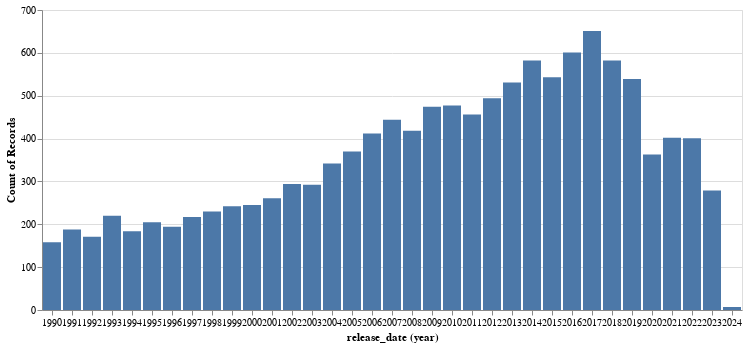

The notebook cell saved with this chart:
### Code cell
alt.Chart(movies_df).mark_bar().encode(
    x='year(release_date):O',
    y='count()',
    tooltip='count()',
).interactive()

### Figure 1 — Vega specification as saved in the notebook (floating-point values rounded to 4 significant figures)
{"$schema": "https://vega.github.io/schema/vega/v5.json", "data": [{"name": "param_1_store"}, {"name": "source_0", "values": [{"__count": 7, "year_release_date": "2024-01-01T00:00:00.000"}, {"__count": 279, "year_release_date": "2023-01-01T00:00:00.000"}, {"__count": 401, "year_release_date": "2022-01-01T00:00:00.000"}, {"__count": 402, "year_release_date": "2021-01-01T00:00:00.000"}, {"__count": 363, "year_release_date": "2020-01-01T00:00:00.000"}, {"__count": 539, "year_release_date": "2019-01-01T00:00:00.000"}, {"__count": 582, "year_release_date": "2018-01-01T00:00:00.000"}, {"__count": 651, "year_release_date": "2017-01-01T00:00:00.000"}, {"__count": 601, "year_release_date": "2016-01-01T00:00:00.000"}, {"__count": 543, "year_release_date": "2015-01-01T00:00:00.000"}, {"__count": 582, "year_release_date": "2014-01-01T00:00:00.000"}, {"__count": 531, "year_release_date": "2013-01-01T00:00:00.000"}, {"__count": 494, "year_release_date": "2012-01-01T00:00:00.000"}, {"__count": 456, "year_release_date": "2011-01-01T00:00:00.000"}, {"__count": 477, "year_release_date": "2010-01-01T00:00:00.000"}, {"__count": 474, "year_release_date": "2009-01-01T00:00:00.000"}, {"__count": 418, "year_release_date": "2008-01-01T00:00:00.000"}, {"__count": 444, "year_release_date": "2007-01-01T00:00:00.000"}, {"__count": 412, "year_release_date": "2006-01-01T00:00:00.000"}, {"__count": 370, "year_release_date": "2005-01-01T00:00:00.000"}, {"__count": 342, "year_release_date": "2004-01-01T00:00:00.000"}, {"__count": 292, "year_release_date": "2003-01-01T00:00:00.000"}, {"__count": 294, "year_release_date": "2002-01-01T00:00:00.000"}, {"__count": 261, "year_release_date": "2001-01-01T00:00:00.000"}, {"__count": 245, "year_release_date": "2000-01-01T00:00:00.000"}, {"__count": 242, "year_release_date": "1999-01-01T00:00:00.000"}, {"__count": 230, "year_release_date": "1998-01-01T00:00:00.000"}, {"__count": 217, "year_release_date": "1997-01-01T00:00:00.000"}, {"__count": 194, "year_release_date": "1996-01-01T00:00:00.000"}, {"__count": 205, "year_release_date": "1995-01-01T00:00:00.000"}, {"__count": 184, "year_release_date": "1994-01-01T00:00:00.000"}, {"__count": 220, "year_release_date": "1993-01-01T00:00:00.000"}, {"__count": 171, "year_release_date": "1992-01-01T00:00:00.000"}, {"__count": 188, "year_release_date": "1991-01-01T00:00:00.000"}, {"__count": 158, "year_release_date": "1990-01-01T00:00:00.000"}], "transform": [{"type": "formula", "expr": "toDate(datum['year_release_date'])", "as": "year_release_date"}]}, {"name": "source_0_x_domain_year_release_date", "values": [{"year_release_date": "2024-01-01T00:00:00.000"}, {"year_release_date": "2023-01-01T00:00:00.000"}, {"year_release_date": "2022-01-01T00:00:00.000"}, {"year_release_date": "2021-01-01T00:00:00.000"}, {"year_release_date": "2020-01-01T00:00:00.000"}, {"year_release_date": "2019-01-01T00:00:00.000"}, {"year_release_date": "2018-01-01T00:00:00.000"}, {"year_release_date": "2017-01-01T00:00:00.000"}, {"year_release_date": "2016-01-01T00:00:00.000"}, {"year_release_date": "2015-01-01T00:00:00.000"}, {"year_release_date": "2014-01-01T00:00:00.000"}, {"year_release_date": "2013-01-01T00:00:00.000"}, {"year_release_date": "2012-01-01T00:00:00.000"}, {"year_release_date": "2011-01-01T00:00:00.000"}, {"year_release_date": "2010-01-01T00:00:00.000"}, {"year_release_date": "2009-01-01T00:00:00.000"}, {"year_release_date": "2008-01-01T00:00:00.000"}, {"year_release_date": "2007-01-01T00:00:00.000"}, {"year_release_date": "2006-01-01T00:00:00.000"}, {"year_release_date": "2005-01-01T00:00:00.000"}, {"year_release_date": "2004-01-01T00:00:00.000"}, {"year_release_date": "2003-01-01T00:00:00.000"}, {"year_release_date": "2002-01-01T00:00:00.000"}, {"year_release_date": "2001-01-01T00:00:00.000"}, {"year_release_date": "2000-01-01T00:00:00.000"}, {"year_release_date": "1999-01-01T00:00:00.000"}, {"year_release_date": "1998-01-01T00:00:00.000"}, {"year_release_date": "1997-01-01T00:00:00.000"}, {"year_release_date": "1996-01-01T00:00:00.000"}, {"year_release_date": "1995-01-01T00:00:00.000"}, {"year_release_date": "1994-01-01T00:00:00.000"}, {"year_release_date": "1993-01-01T00:00:00.000"}, {"year_release_date": "1992-01-01T00:00:00.000"}, {"year_release_date": "1991-01-01T00:00:00.000"}, {"year_release_date": "1990-01-01T00:00:00.000"}], "transform": [{"type": "formula", "expr": "toDate(datum['year_release_date'])", "as": "year_release_date"}]}, {"name": "source_0_y_domain___count", "values": [{"min": 7, "max": 651}]}], "signals": [{"name": "x_step", "value": 20}, {"name": "width", "update": "bandspace(domain('x').length, 0.1, 0.05) * x_step"}, {"name": "unit", "value": {}, "on": [{"events": "pointermove", "update": "isTuple(group()) ? group() : unit"}]}, {"name": "param_1", "update": "vlSelectionResolve(\"param_1_store\", \"union\")"}, {"name": "param_1_year_release_date", "on": [{"events": [{"source": "view", "type": "dblclick"}], "update": "null"}, {"events": {"signal": "param_1_translate_delta"}, "update": "panLinear(param_1_translate_anchor.extent_x, -param_1_translate_delta.x / width)"}, {"events": {"signal": "param_1_zoom_delta"}, "update": "zoomLinear(domain(\"x\"), param_1_zoom_anchor.x, param_1_zoom_delta)"}]}, {"name": "param_1_tuple", "on": [{"events": [{"signal": "param_1_year_release_date"}], "update": "param_1_year_release_date ? {unit: \"\", fields: param_1_tuple_fields, values: [param_1_year_release_date]} : null"}]}, {"name": "param_1_tuple_fields", "value": [{"field": "year_release_date", "channel": "x", "type": "E"}]}, {"name": "param_1_translate_anchor", "value": {}, "on": [{"events": [{"source": "scope", "type": "pointerdown"}], "update": "{x: x(unit), y: y(unit), extent_x: domain(\"x\")}"}]}, {"name": "param_1_translate_delta", "value": {}, "on": [{"events": [{"source": "window", "between": [{"source": "scope", "type": "pointerdown"}, {"source": "window", "type": "pointerup"}], "type": "pointermove", "consume": true}], "update": "{x: param_1_translate_anchor.x - x(unit), y: param_1_translate_anchor.y - y(unit)}"}]}, {"name": "param_1_zoom_anchor", "on": [{"events": [{"source": "scope", "type": "wheel", "consume": true}], "update": "{x: invert(\"x\", x(unit)), y: invert(\"y\", y(unit))}"}]}, {"name": "param_1_zoom_delta", "on": [{"events": [{"source": "scope", "consume": true, "type": "wheel"}], "update": "pow(1.001, event.deltaY * pow(16, event.deltaMode))", "force": true}]}, {"name": "param_1_modify", "on": [{"events": {"signal": "param_1_tuple"}, "update": "modify(\"param_1_store\", param_1_tuple, true)"}]}], "marks": [{"type": "rect", "name": "marks", "from": {"data": "source_0"}, "encode": {"update": {"fill": {"value": "#4c78a8"}, "description": {"signal": "\"release_date (year): \" + (timeFormat(datum[\"year_release_date\"], timeUnitSpecifier([\"year\"], {\"year-month\":\"%b %Y \",\"year-month-date\":\"%b %d, %Y \"}))) + \"; Count of Records: \" + (format(datum[\"__count\"], \"\"))"}, "tooltip": {"signal": "format(datum[\"__count\"], \"\")"}, "ariaRoleDescription": {"value": "bar"}, "x": {"field": "year_release_date", "scale": "x"}, "width": {"signal": "max(0.25, bandwidth('x'))"}, "y": {"field": "__count", "scale": "y"}, "y2": {"value": 0, "scale": "y"}}}, "style": ["bar"], "interactive": true}], "scales": [{"name": "x", "type": "band", "domain": {"data": "source_0_x_domain_year_release_date", "field": "year_release_date", "sort": true}, "range": {"step": {"signal": "x_step"}}, "paddingOuter": 0.05, "paddingInner": 0.1}, {"name": "y", "type": "linear", "domain": [{"signal": "(data(\"source_0_y_domain___count\")[0] || {}).min"}, {"signal": "(data(\"source_0_y_domain___count\")[0] || {}).max"}], "range": [{"signal": "height"}, 0], "zero": true, "nice": true}], "axes": [{"scale": "y", "labels": false, "zindex": 0, "grid": true, "tickCount": {"signal": "ceil(height/40)"}, "maxExtent": 0, "domain": false, "aria": false, "gridScale": "x", "ticks": false, "orient": "left", "minExtent": 0}, {"scale": "x", "formatType": "time", "title": "release_date (year)", "zindex": 0, "tickMinStep": {"signal": "datetime(2002, 0, 1, 0, 0, 0, 0) - datetime(2001, 0, 1, 0, 0, 0, 0)"}, "format": {"signal": "timeUnitSpecifier([\"year\"], {\"year-month\":\"%b %Y \",\"year-month-date\":\"%b %d, %Y \"})"}, "labelOverlap": true, "orient": "bottom", "grid": false}, {"scale": "y", "orient": "left", "grid": false, "tickCount": {"signal": "ceil(height/40)"}, "labelOverlap": true, "title": "Count of Records", "zindex": 0}], "background": "white", "height": 300, "padding": 5, "style": "cell"}
